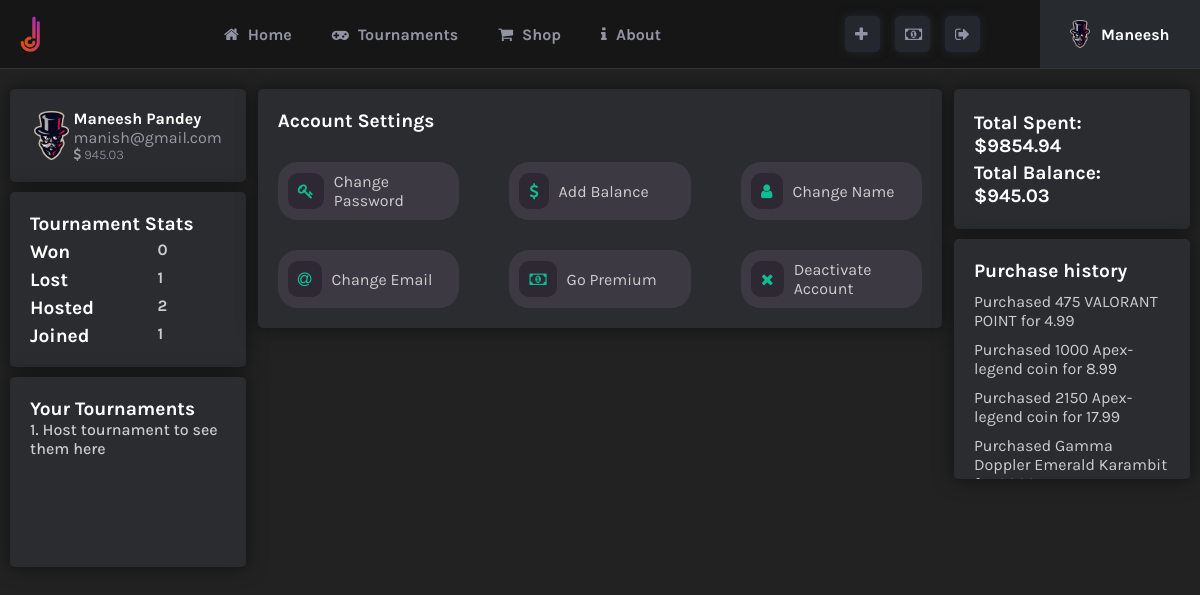
Screenshot of /userpage.php (signed in) with the database file from the repository.
### tables this page shows
CREATE TABLE `users` (
  `uid` int(11) NOT NULL,
  `name` varchar(50) DEFAULT NULL,
  `email` varchar(50) DEFAULT NULL,
  `password` varchar(255) DEFAULT NULL,
  `balance` float DEFAULT NULL
);

### entity/User.php (called while the page is built, shortened)
<?php
    class User{
        public $uid;
        public $win,$loss,$host,$join;
        public function fetch_stat($conn){
            $winsql = "Select * from tournamentwinner where uid=$this->uid";
            if ($winsql = $conn->query($winsql)) {
                $this->win = $winsql->num_rows;
            }else{
                $this->win = 0;
            }
            $hostsql = "select * from tournament where uid=$this->uid";
            if ($hostdata = $conn->query($hostsql)) {
                $this->host = $hostdata->num_rows;
            }else{
                $this->host = 0;
            }
            $joinsql = "select * from tournamentmembers where uid=$this->uid";
            if ($joindata = $conn->query($joinsql)) {
                $this->join = $joindata->num_rows;
            }else{
                $this->join = 0;
            }
            $this->loss = $this->join - $this->win;;
        }
        public function refresh($conn){
            $q = "Select * from users where uid=$this->uid";
            if ($data = $conn->query($q)) {
                if ($data->num_rows == 1) {
                    while ($row=$data->fetch_assoc()) {
                        $newname = $row['name'];
                        $newemail = $row['email'];
                        $newbalance = $row['balance'];
                    }
                }
                $this->name=$newname;$this->email=$newemail;
                $this->balance=$newbalance;
            }
        }
    }
?>

### services.php (called while the page is built, shortened)
<?php
function getTournaments($mysqli,$uid,$limit){
    $tournaments = array();
    $query = "select name from tournament where uid=$uid and ended=0 limit $limit";
    if ($data=$mysqli->query($query)) {
        if ($data->num_rows <= 0) {
            return array('Host tournament to see them here');
        }
        return $tournaments;
    }
}
                ?>
<?php
function getFilteredPurchaseLog($conn,$uid){
    $logs = array();
    $sql = "select * from purchaselog where uid=$uid order by id desc";
    if ($data = $conn->query($sql)) {
        if ($data->num_rows > 0 ) {
            while ($row = $data->fetch_assoc()) {
                $itemname = $row['itemname'];
                $price = $row['price'];
                $log = "Purchased $itemname for $price";
                array_push($logs,$log);
            }
        }else{
            array_push($logs,"You have not made any purchase yet");
        }
    }else{
        array_push($logs,"There was an error trying to fetch your request.");
    }
    return $logs;
}
?>

### userpage.php (the view, shortened to what this page needs)
<?php
    require('./services.php');
?>
<!DOCTYPE html>
<html lang="en">
    <head>
        <link rel="stylesheet" href="./css/index.css">
        <link rel="stylesheet" href="./css/userpage.css">
    </head>
    <body>
        <?php include './partials/nav.php' ?>
        <main>
            <section class="sidebar">
                <?php include './partials/usercard.php'?>
                <div class="card">
                    <div class="card-title">
                        Tournament Stats
                    </div>
                    <div class="sgroup">
                        <div class="card-title">
                            Won
                        </div>
                        <div class="dis kbold">
                            <?php echo $user->win;?>
                        </div>
                    </div>
                    <div class="sgroup">
                        <div class="card-title">
                            Lost
                        </div>
                        <div class="dis kbold">
                            <?php echo $user->loss;?>
                        </div>
                    </div>
                    <div class="sgroup">
                        <div class="card-title">
                            Hosted
                        </div>
                        <div class="dis kbold">
                            <?php echo $user->host;?>
                        </div>
                    </div>
                    <div class="sgroup">
                        <div class="card-title">
                            Joined
                        </div>
                        <div class="dis kbold">
                            <?php echo $user->join;?>
                        </div>
                    </div>
                </div>
                <div class="card tournamentcard">
                    <div class="card-title">
                        Your Tournaments
                    </div>
                    <div class="card-body">
                        <?php
                        $tournament = getTournaments($conn,$user->uid,5);
                        $count = 0;
                        foreach ($tournament as $t) {
                            ++$count;
                            echo " <div class='dis mt10 kmedium'>$count. $t</div>";
                        }
                    ?>
                    </div>
                </div>
            </section>
            <section class="maincontent">
                <div class="card">
                    <div class="card-title">
                        Account Settings
                    </div>
                    <div class="card-body grid">
                        <div onclick="showChangePopup()" class="insidecard">
                            <div class="icon">
                                <i class="fa fa-key"></i>
                            </div>
                            <div class="settingtext dis kregular">
                                Change Password
                            </div>
                        </div>
                        <div onclick="window.location.href='./topup.php'" class="insidecard">
                            <div class="icon">
                                <i class="fa fa-usd"></i>
                            </div>
                            <div class="settingtext dis kregular">
                                Add Balance
                            </div>
                        </div>
                        <div onclick="showChangePopup()" class="insidecard">
                            <div class="icon">
                                <i class="fa fa-user"></i>
                            </div>
                            <div class="settingtext dis kregular">
                                Change Name
                            </div>
                        </div>
                        <div onclick="showChangePopup()" class="insidecard">
                            <div class="icon">
                                <i class="fa fa-at"></i>
                            </div>
                            <div class="settingtext dis kregular">
                                Change Email
                            </div>
                        </div>
                        <div class="insidecard">
                            <div class="icon">
                                <i class="fa fa-money"></i>
                            </div>
                            <div class="settingtext dis kregular">
                                Go Premium
                            </div>
                        </div>
                        <div onclick="showDeactivateModal()" class="insidecard">
                            <div class="icon">
                                <i class="fa fa-times"></i>
                            </div>
                            <div class="settingtext dis kregular">
                                Deactivate Account
                            </div>
                        </div>
                    </div>
                </div>
            </section>
            <section class="sidebar sidebar-end">
                <div class="moneycard card">
                    <div class="tab card-title">
                        Total Spent: $<?php print_r($user->getTotalSpent($conn))?>
                    </div>
                    <div class="tab card-title">
                        Total Balance: $<?php print_r($user->balance)?>
                    </div>
                </div>
                <div class="card purchasecard">
                    <div class="card-title">
                        Purchase history
                    </div>
                    <div class="card-body">
                        <?php
                            $logs = getFilteredPurchaseLog($conn,$user->uid);
                            foreach ($logs as $log) {
                                echo "
                                    <div class='dis tab kregular'>
                                        $log
                                    </div>
                                ";
                            }
                        ?>
                    </div>
                </div>
            </section>
        </main>
    </body>
</html>

### partials/nav.php
<?php
if (isset($_SESSION['user'])) {
    $user = unserialize($_SESSION['user']);
    $user->refresh($conn);
    $user->fetch_stat($conn);
}else{
    header('location: ./about.php');
}
?>
<link rel="stylesheet" href="./css/nav.css">
<nav>
    <div class="firstSection">
        <div class="logo">
            <img src="./img/logo.png" alt="">
        </div>
        <div class="navlist">
            <div onclick="window.location.href='./index.php'" class="item-group kbold">
                <i class="fa fa-home"></i> Home
            </div>
            <div onclick="window.location.href='./tournamentlist.php'" class="item-group kbold">
                <i class="fa fa-gamepad"></i> Tournaments
            </div>
            <div onclick="window.location.href='./shop.php'" class="item-group kbold">
                <i class="fa fa-shopping-cart"></i> Shop
            </div>
            <div onclick="window.location.href='./about.php'" class=" item-group kbold">
                <i class="fa fa-info"></i> About
            </div>
        </div>
        <div class="iconsection">
            <div title="Host tournament" class="icon-group" onclick="window.location.href='./gamepage.php'">
                <i class="fa fa-plus"></i>
            </div>
            <div class="icon-group" title="Add Balance" onclick="window.location.href='./topup.php'">
                <i class="fa fa-money"></i>
            </div>
            <div title="Log out" class="icon-group" onclick="window.location.href='./logout.php'">
                <i class="fa fa-sign-out"></i>
            </div>
        </div>
    </div>
    <div onclick="window.location.href='./userpage.php'" class="usersection">
        <div class="pp">
            <img src="./img/default.png" alt="">
        </div>
        <div class="username kbold">
            <?php
                    $name = $user->name;
                    $firstname = explode(" ",$name)[0];
                    echo $firstname;
                ?>
        </div>
    </div>
</nav>

### partials/usercard.php
<link rel="stylesheet" href="./css/usercard.css">
<div onclick="window.location.href='./userpage.php'" class="card usercard">
    <div class="profile">
        <div class="image">
            <img src="./img/default.png" alt="">
        </div>
        <div class="text">
            <div class="name kbold">
                <?php echo $user->name ?>
            </div>
            <div class="email kregular">
                <?php echo $user->email?>
            </div>
            <div class="balance klight">
                <i class="fa fa-dollar"></i> <?php echo $user->balance?>
            </div>
        </div>
    </div>
</div>

### css/index.css (style rules this page uses)
body { overflow: hidden; }
main { overflow: hidden; display: flex; justify-content: space-between; padding: 10px; background-color: #222; }
.sidebar { width: 20%; }
.card { background-color: #2b2c30; box-shadow: 0px 0px 20px rgba(0, 0, 0, 0.5); border-radius: 5px; padding: 20px; margin: 10px auto; }
.card-title { color: white; font-family: "karlabold"; }
.card-title { font-size: larger; }
.card-body > .tab { margin-top: 10px; }
.dis { color: #ccc; font-size: 16px; }
.maincontent { width: 58%; }
.shopcard, .tournamentcard { height: 150px; }

### css/userpage.css (style rules this page uses)
main { min-height: 100%; }
.sgroup { margin-top: 5px; display: grid; grid-template-columns: 65% 25%; }
.purchasecard { overflow: hidden; overflow-y: scroll; height: 200px; }
.insidecard { margin-top: 30px; background-color: #3d3943; padding: 10px; width: 25%; border-radius: 20px; display: flex; align-items: center; cursor: pointer; }
.insidecard > .icon { margin-right: 10px; padding: 10px; border-radius: 10px; width: fit-content; background: #2d2833; color: #0fbd95; }
.grid { display: flex; column-gap: 20px; justify-content: space-between; flex-wrap: wrap; }
.moneycard { height: 100px; align-items: center; display: grid; }

### css/nav.css (style rules this page uses)
:root { --nav-list: #9294a3; }
nav { position: sticky; z-index: 9999 !important; top: 0; background: var(--bg); display: flex; justify-content: space-between; border-bottom: 1px solid #333; }
.firstsection { align-items: center; width: 80%; padding: 10px 20px 10px 20px; display: flex; justify-content: space-between; }
.logo { width: 20px; }
.logo > img { width: 100%; }
.navlist { display: flex; color: var(--nav-list); column-gap: 40px; align-items: center; }
.item-group { cursor: pointer; }
.item-group > i { margin-right: 5px; }
.iconsection { color: #9293a8; align-items: center; display: flex; column-gap: 15px; }
.icon-group { background: #24272e; padding: 10px; width: 15px; box-shadow: 0px 0px 10px #24272e; border-radius: 5px; cursor: POINTER; }
.usersection { cursor: pointer; background-color: #272a2f; padding: 20px; width: 10%; color: white; display: flex; justify-content: space-evenly; align-items: center; }
.pp { width: 20px; }
.pp > img { width: 100%; }

### css/usercard.css (style rules this page uses)
.usercard { cursor: pointer; }
.usercard > .profile { display: flex; justify-content: space-evenly; align-items: center; }
.usercard > .profile > .image { width: 35px; }
.usercard { color: white; }
.email { color: #989aa6; }
.usercard > .profile > .image > img { width: 100%; }
.usercard > .profile > .text > .balance { color: #989aa6; font-size: smaller; }

### css/control.css (style rules this page uses)
body, html { user-select: none; margin: 0; padding: 0; }
:root { --bg: #161616; --start: #3d2e43; --end: #5d4234; --degree: 135deg; --primary: #17a2b8; --success: #28a745; --warning: #8637ee; --danger: #dc3545; --border: #999999; }

### rows the page displays
users: name "Maneesh", name "Maneesh Pandey", email "manish@gmail.com", balance "945.03"

### other values shown
$user->win "0"
$user->loss "1"
$user->host "2"
$user->join "1"
$t "Host tournament to see them here"
$log "Purchased 475 VALORANT POINT for 4.99"
$log "Purchased 1000 Apex-legend coin for 8.99"
$log "Purchased 2150 Apex-legend coin for 17.99"
$log "Purchased Gamma Doppler Emerald Karambit…"
